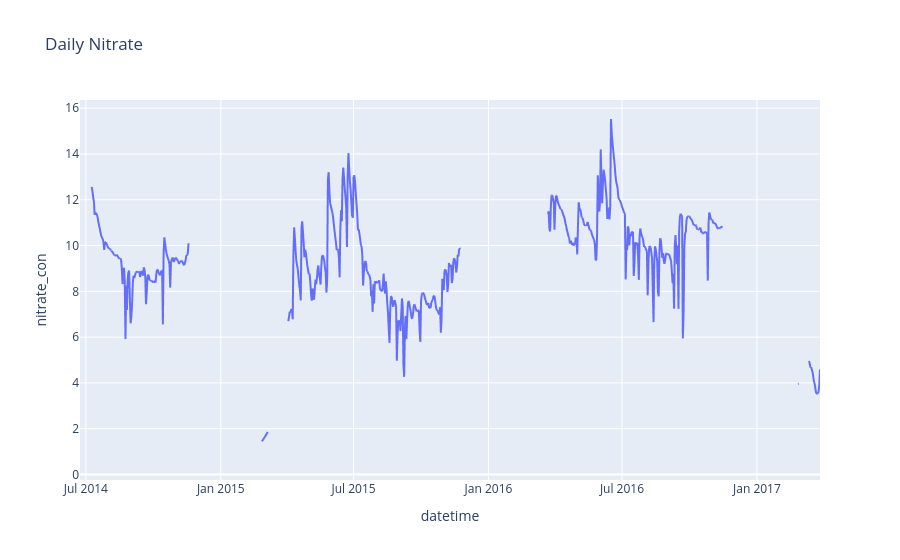
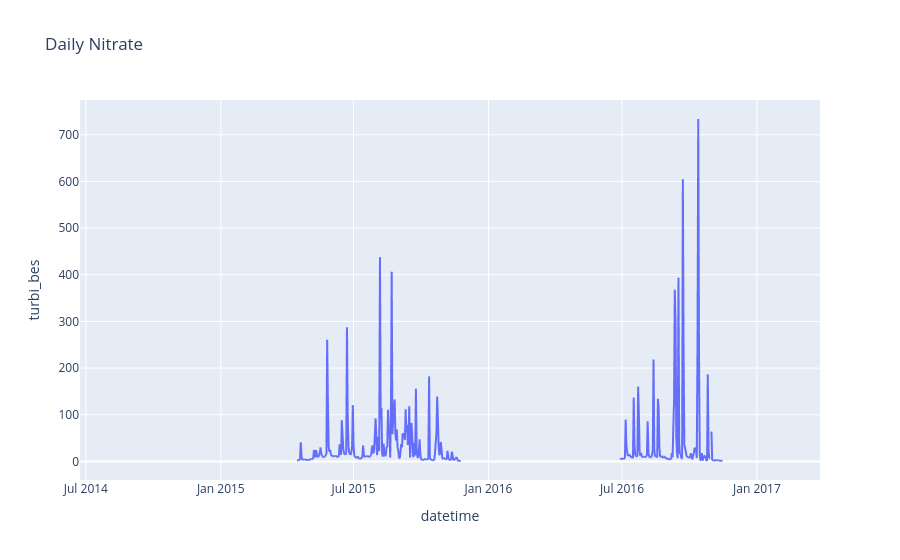

Source (notebook cell) for these figures, in order:
### Code cell
import plotly.express as px

def plot_time_series(df, title='', ylabel=''):
    fig = px.line(
        df.reset_index(),
        x=df.index.name,
        y=df.columns.tolist() if isinstance(df, pd.DataFrame) else df.name,
        title=title,
        labels={'value': ylabel}
    )
    fig.show()

# Usage
hourly = aggregate_by_interval(site_df, 'datetime', 'nitrate_con', '1h')
daily = aggregate_by_interval(site_df, 'datetime', ['nitrate_con', 'turbi_bes'], '1D')
plot_time_series(daily['nitrate_con'], title='Daily Nitrate', ylabel='Nitrate (mg/L)')
plot_time_series(daily['turbi_bes'], title='Daily Nitrate', ylabel='Nitrate (mg/L)')

daily.info()

### Figure 1 — Plotly figure (JSON) as saved in the notebook; plotly's stock layout.template omitted (floating-point values rounded to 4 significant figures; data arrays with more than 128 entries replaced by an {"elided": "..."} marker saying what was removed)
{"data": [{"hovertemplate": "datetime=%{x}<br>nitrate_con=%{y}<extra></extra>", "legendgroup": "", "line": {"color": "#636efa", "dash": "solid"}, "marker": {"symbol": "circle"}, "mode": "lines", "name": "", "showlegend": false, "type": "scattergl", "x": {"elided": "1010 str values"}, "xaxis": "x", "y": {"elided": "1010 float values"}, "yaxis": "y"}], "layout": {"legend": {"tracegroupgap": 0}, "title": {"text": "Daily Nitrate"}, "xaxis": {"anchor": "y", "domain": [0, 1], "title": {"text": "datetime"}}, "yaxis": {"anchor": "x", "domain": [0, 1], "title": {"text": "nitrate_con"}}}}

### Figure 2 — Plotly figure (JSON) as saved in the notebook; plotly's stock layout.template omitted (floating-point values rounded to 4 significant figures; data arrays with more than 128 entries replaced by an {"elided": "..."} marker saying what was removed)
{"data": [{"hovertemplate": "datetime=%{x}<br>turbi_bes=%{y}<extra></extra>", "legendgroup": "", "line": {"color": "#636efa", "dash": "solid"}, "marker": {"symbol": "circle"}, "mode": "lines", "name": "", "showlegend": false, "type": "scattergl", "x": {"elided": "1010 str values"}, "xaxis": "x", "y": {"elided": "1010 float values"}, "yaxis": "y"}], "layout": {"legend": {"tracegroupgap": 0}, "title": {"text": "Daily Nitrate"}, "xaxis": {"anchor": "y", "domain": [0, 1], "title": {"text": "datetime"}}, "yaxis": {"anchor": "x", "domain": [0, 1], "title": {"text": "turbi_bes"}}}}
